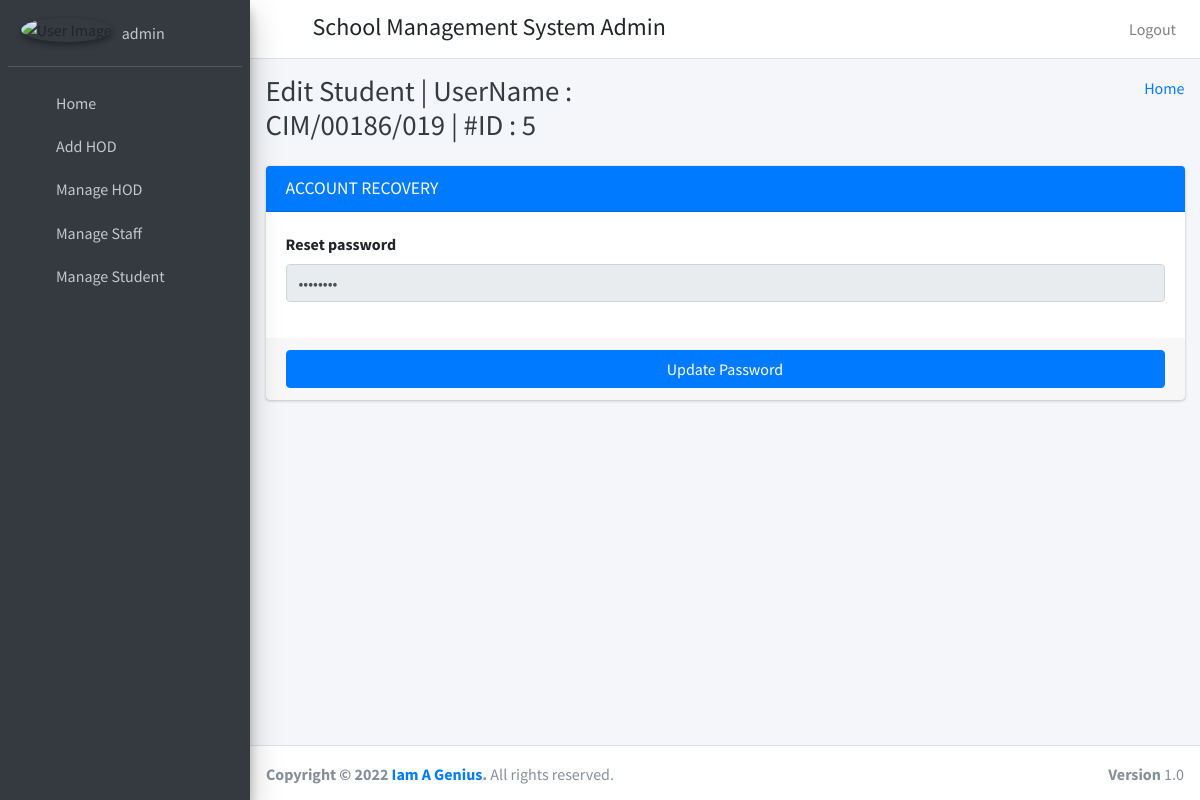
Before: /student_edit/5 (signed in) with the older database file.
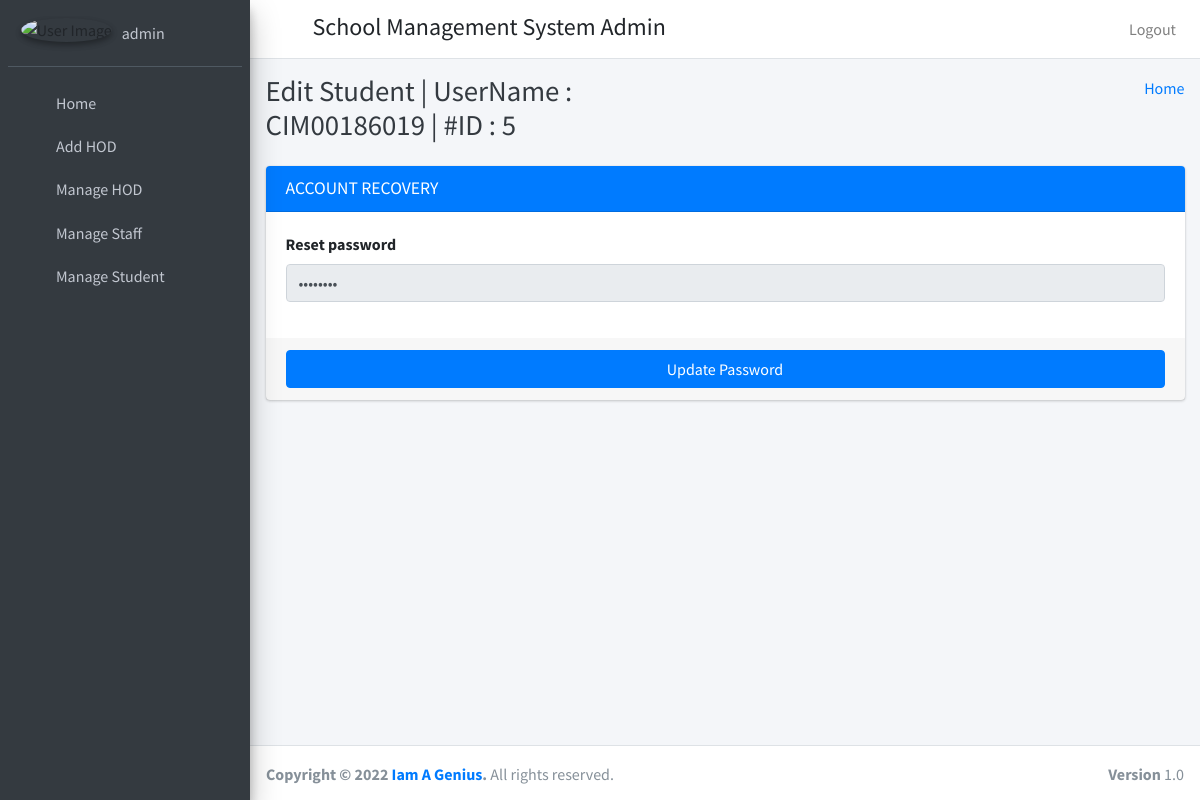
After: the same page with the newer database file.
### Student/models.py (models this page shows)
class students(models.Model):
    id=models.AutoField(primary_key=True)
    admin = models.OneToOneField(CustomUser, on_delete=models.CASCADE)
    gender = models.CharField(max_length=50)
    profile_pic = models.FileField()
    address = models.TextField()
    course_id=models.ForeignKey(courses,on_delete=models.DO_NOTHING,default=1)
    session_year_id = models.ForeignKey(sessionmodel,on_delete=models.CASCADE)
    created_at = models.DateTimeField(auto_now_add=True)
    updated_at = models.DateTimeField(auto_now_add=True)
    fcm_token=models.TextField(default="")
    objects=models.Manager()

class CustomUser(AbstractUser):
    user_type_data=((1,"HOD"),(3,"staff"),(4,"student"),(2,"admin"))
    user_type= models.CharField(default=1, choices=user_type_data,max_length=10)

### Student/admin_views.py (the view)
# urls.py: path('student_edit/<int:student_id>',admin_views.student_edit,name="student_edit"),
def student_edit(request,student_id ):
    admin_student = students.objects.get(admin=student_id)
    return render(request,"admin_template/student_edit.html",{"admin_student":admin_student,"id":student_id})

### templates/admin_template/student_edit.html (shortened to what this page needs)
{% extends 'admin_template/base.html' %}
{% block page_title %}
Edit Student | UserName : {{ admin_student.admin.username }} | #ID : {{ admin_student.admin.id }}
{% endblock page_title %}
{% block main_content %}
<section class="content">
      <div class="container-fluid">
        <div class="row">
          <div class="col-md-12">
            <div class="card card-primary">
              <div class="card-header">
                <h3 class="card-title">ACCOUNT RECOVERY</h3>
              </div>
              <form role="form" action="/student_edit_save" method="POST">
                <div class="card-body">
                  <div class="form-group">
                    <label>Reset password</label>
                    <input type="password" class="form-control" disabled="disabled" name="password" value="changeme">
                  </div>
                </div>
                <div class="card-footer">
                  <button type="submit" class="btn btn-primary btn-block ">Update Password</button>
                </div>
              </form>
            </div>
          </div>
        </div>
      </div>
    </section>
{% endblock main_content %}

Changed rows visible on the page:
changed through a linked row, students: admin.username "CIM/00186/019" → "CIM00186019"
